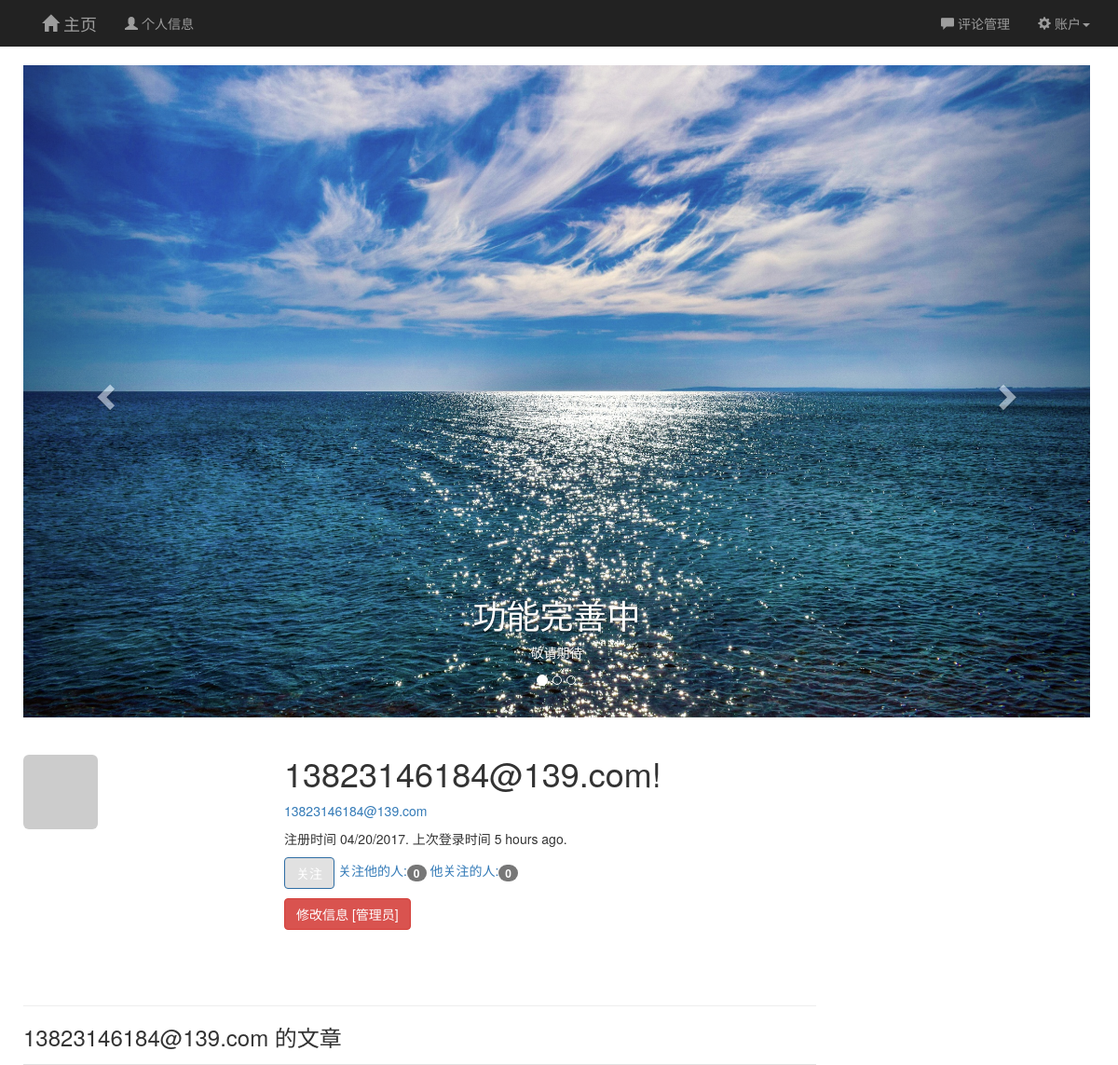
Screenshot of /user/13823146184@139.com (signed in) with the database file from the repository.
### app/models.py (models this page shows, shortened)
class User(UserMixin, db.Model):
    __tablename__ = 'users'
    id = db.Column(db.Integer, primary_key=True)
    email = db.Column(db.String(64), unique=True, index=True)
    username = db.Column(db.String(64), unique=True, index=True)
    password_hash = db.Column(db.String(128))
    role_id = db.Column(db.Integer, db.ForeignKey('roles.id'))
    confirmed = db.Column(db.Boolean, default=False)
    name = db.Column(db.String(64))
    location = db.Column(db.String(64))
    about_me = db.Column(db.Text())
    member_since = db.Column(db.DateTime(), default=datetime.utcnow)
    last_seen = db.Column(db.DateTime(), default=datetime.utcnow)
    avatar_hash = db.Column(db.String(32))
    posts = db.relationship('Post', backref='author', lazy='dynamic')
    followed = db.relationship('Follow', foreign_keys=[Follow.follower_id], backref=db.backref('follower', lazy='joined'),
                               lazy='dynamic', cascade='all, delete-orphan')
    followers = db.relationship('Follow', foreign_keys=[Follow.followed_id], backref=db.backref('followed', lazy='joined'),
                                lazy='dynamic', cascade='all, delete-orphan')
    comments = db.relationship('Comment', backref='author', lazy='dynamic')
    @property
    def password(self):
        raise AttributeError('password is not a readable attribute')
    def can(self, permissions):
        return self.role is not None and (self.role.permissions & permissions) == permissions
    def is_administrator(self):
        return self.can(Permission.ADMINISTER)
    def ping(self):
        self.last_seen = datetime.utcnow()
        db.session.add(self)
        db.session.commit()
    def gravatar(self, size=100, default='identicon', rating='g'):
        if request.is_secure:
            url = 'http://secure.gravatar.com/avatar'
        else:
            url = 'http://gravatar.com/avatar'
        hash = self.avatar_hash or hashlib.md5(self.email.encode('utf-8')).hexdigest()
        return '{url}/{hash}?s={size}&d={default}&r={rating}'.format(url=url, hash=hash, size=size, default=default, rating=rating)
    def is_following(self, user):
        return self.followed.filter_by(followed_id=user.id).first() is not None

### app/main/views.py (the view)
@main.route('/user/<username>')
def user(username):
    user = User.query.filter_by(username=username).first()
    if user is None:
        abort(404)
    posts = user.posts.order_by(Post.timestamp.desc()).all()
    return render_template('user.html', user=user, posts=posts)

### app/auth/views.py (called while the page is built)
@auth.before_app_request
def before_request():
    if current_user.is_authenticated():
        current_user.ping()
        if not current_user.confirmed \
                and request.endpoint[:5] != 'auth.' and request.endpoint != 'static':
            return redirect(url_for('auth.unconfirmed'))

### app/main/__init__.py (called while the page is built)
@main.app_context_processor
def inject_permissions():
    return dict(Permission=Permission)

### app/models.py (called while the page is built)
@login_manager.user_loader
def load_user(user_id):
    return User.query.get(int(user_id))

### app/templates/user.html (shortened to what this page needs)
{% extends "base.html" %}
{% block page_content %}
<div class="page-header">
    <img class="img-rounded profile-thumbnail" src="{{ user.gravatar(size=256) }}">
    <div class="profile-header">
    <h1>{{ user.username }}!</h1>
    {% if current_user.is_administrator() %}
    <p><a href="mailto:{{ user.email }}">{{ user.email }}</a></p>
    {% endif %}
    <p>注册时间 {{ moment(user.member_since).format('L') }}. 上次登录时间 {{ moment(user.last_seen).fromNow()}}.</p>
    <p>
        {% if current_user.can(Permission.FOLLOW) and user != current_user %}
        {% if not current_user.is_following(user) %}
        <a href="{{ url_for('.follow' ,username=user.username) }}" class="btn btn-primary hvr-radial-out">关注</a>
        {% else %}
        <a href="{{ url_for('.unfollow', username=user.username) }}" class="btn btn-default hvr-radial-out">取消关注</a>
        {% endif %}
        {% endif %}
        <a href="{{ url_for('.followers', username=user.username) }}">关注他的人:<span class="badge">{{ user.followers.count()-1 }}</span> </a>
        <a href="{{ url_for('.followed_by', username=user.username) }}">他关注的人:<span class="badge">{{ user.followed.count()-1 }}</span> </a>
    </p>
    <p>
        {% if current_user.is_administrator() %}
        <a class="btn btn-danger" href="{{ url_for('.edit_profile_admin', id=user.id) }}">修改信息 [管理员]</a>
        {% endif %}
    </p>
    </div>
</div>
<h3>{{user.username }} 的文章</h3>
{% endblock %}

### app/static/10th.css (style rules this page uses)
body { padding-top: 70px; background-attachment: fixed; background-image: url('https://drscdn.500px.org/photo/171351311/q%3D80_m%3D2000/75d4251b1b232c8937775265f3e73d0d'); }
.profile-thumbnail { position: absolute; }
.profile-header { min-height: 260px; margin-left: 280px; }

### rows the page displays
User: username "13823146184@139.com", email "13823146184@139.com", member_since "04/20/2017", last_seen "5 hours ago"

### other values shown
{{ user.followers.count()-1 }} "0"
{{ user.followed.count()-1 }} "0"
